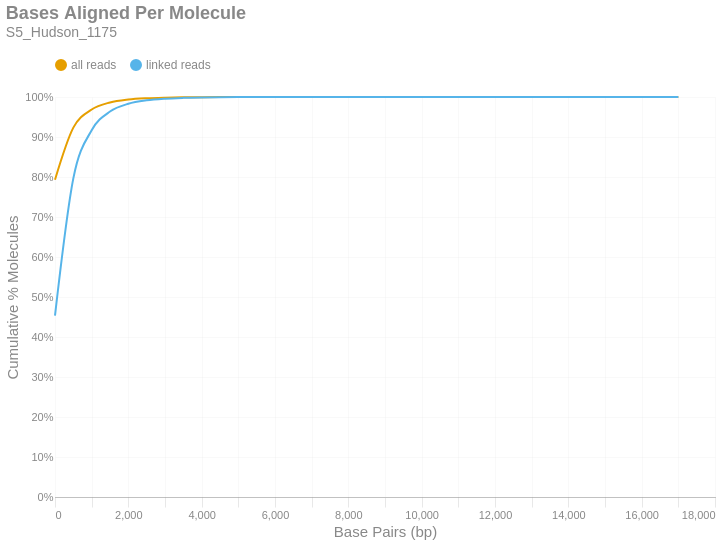

Notebook code cell kept with this figure:
### Markdown cell above
### Bases Aligned Per Molecule
This is a cumulative frequency distribution showing the number of base pairs aligned per unique molecule. These data are shown in 500 bp bins. There are two distributions: one with `all reads` (yellow) and another with only `linked reads` (blue). The percent of molecules in the `linked reads` distribution is relative to the total number of linked molecules.

### Code cell
if SKIPLR:
    print_html(f"Skipped")
else:
    binned_df = consolidated_hist(valids['aligned_bp'], mask, 500, True)
    with SafeRender(binned_df):
        (
            density_plot(binned_df, 'Bases Aligned Per Molecule', samplename, 'basesper')
            .encode(
                x=alt.X('bin:Q', title="Base Pairs (bp)").axis(tickMinStep=500).scale(padding=0),
                y=alt.Y('value:Q', title='Cumulative % Molecules')
                    .axis(format='%')
                    .scale(domain = [0,1])
                    .stack(False),
                color=alt.Color("key:N").scale(domain = ["all reads", "linked reads"]),
                tooltip = [
                    alt.Tooltip("key:N", title = "Data Type"),
                    alt.Tooltip("range_label:N", title="Bases Aligned Per Molecule"),
                    alt.Tooltip("value:Q", format = ".2%", title="% Molecules (Cum.)")
                ]
            )
        ).display()

### Figure 1 — Vega-Lite specification as saved in the notebook (floating-point values rounded to 4 significant figures)
{"width": "container", "height": 400, "config": {"title": {"anchor": "start", "dy": -15, "fontSize": 18, "color": "#888888", "subtitleColor": "#888888", "subtitleFontSize": 14}, "arc": {"fill": "#0072B2"}, "axis": {"domainColor": "#888888", "domainWidth": 0.5, "gridWidth": 0.2, "grid": false, "titleFontWeight": 400, "titleFontSize": 15, "labelFontSize": 11, "labelColor": "#888888", "tickColor": "#888888", "tickWidth": 0.2, "titleColor": "#888888"}, "axisBand": {"grid": false}, "axisX": {"grid": true, "tickSize": 10, "domainCap": "round"}, "axisY": {"domain": false, "grid": true, "tickSize": 0, "domainCap": "round"}, "background": "transparent", "header": {"labelFontSize": 15, "labelColor": "#888888", "titleFontSize": 15, "titleFontWeight": 600, "titleColor": "#888888"}, "legend": {"labelFont": "sans-serif", "labelFontSize": 12, "labelColor": "#888888", "symbolSize": 100, "symbolType": "circle", "titleFontSize": 12, "titlePadding": 10, "titleColor": "#888888", "title": null, "orient": "top"}, "range": {"category": ["#E69F00", "#56B4E9", "#009E73", "#F0E442", "#0072B2", "#D55E00", "#CC79A7", "#000000"], "diverging": ["#cfe8f3", "#a2d4ec", "#73bfe2", "#46abdb", "#1696d2", "#12719e"]}, "area": {"fill": "#0072B2", "fillOpacity": 0.7, "line": true, "strokeOpacity": 0.7}, "line": {"color": "#0072B2", "stroke": "#0072B2", "strokeWidth": 2}, "trail": {"color": "#0072B2", "stroke": "#0072B2", "strokeWidth": 0, "size": 1}, "point": {"filled": true, "fillOpacity": 1.0, "size": 95}, "text": {"color": "#888888", "fontSize": 11, "align": "right", "fontWeight": 400, "size": 11}, "bar": {"fill": "#0072B2", "stroke": null}, "view": {"stroke": null, "continuousWidth": 660, "continuousHeight": 400}}, "data": {"name": "data-4d08c82b179c29b62074f2170f786114"}, "mark": {"type": "line", "interpolate": "monotone", "point": {"opacity": 0, "size": 275}}, "encoding": {"color": {"field": "key", "scale": {"domain": ["all reads", "linked reads"]}, "type": "nominal"}, "tooltip": [{"field": "key", "title": "Data Type", "type": "nominal"}, {"field": "range_label", "title": "Bases Aligned Per Molecule", "type": "nominal"}, {"field": "value", "format": ".2%", "title": "% Molecules (Cum.)", "type": "quantitative"}], "x": {"axis": {"tickMinStep": 500}, "field": "bin", "scale": {"padding": 0}, "title": "Base Pairs (bp)", "type": "quantitative"}, "y": {"axis": {"format": "%"}, "field": "value", "scale": {"domain": [0, 1]}, "stack": false, "title": "Cumulative % Molecules", "type": "quantitative"}}, "params": [{"name": "param_c36ac31b6afebe62", "select": {"type": "point", "fields": ["key"]}, "bind": "legend"}], "title": {"text": "Bases Aligned Per Molecule", "subtitle": "S5_Hudson_1175"}, "transform": [{"fold": ["all reads (cumsum)", "linked reads (cumsum)"]}, {"calculate": "replace(datum.key, ' (cumsum)', '')", "as": "key"}, {"filter": {"param": "param_c36ac31b6afebe62"}}], "usermeta": {"embedOptions": {"downloadFileName": "S5_Hudson_1175.basesper"}}, "$schema": "https://vega.github.io/schema/vega-lite/v6.1.0.json", "datasets": {"data-4d08c82b179c29b62074f2170f786114": [{"bin": "0.0", "interval": "0.0-500.0", "all reads": 0.7932, "linked reads": 0.4537, "all reads (cumsum)": 0.7932, "linked reads (cumsum)": 0.4537, "range_label": "0-499"}, {"bin": "500.0", "interval": "500.0-1000.0", "all reads": 0.1302, "linked reads": 0.343, "all reads (cumsum)": 0.9234, "linked reads (cumsum)": 0.7967, "range_label": "500-999"}, {"bin": "1000.0", "interval": "1000.0-1500.0", "all reads": 0.04532, "linked reads": 0.1202, "all reads (cumsum)": 0.9687, "linked reads (cumsum)": 0.9168, "range_label": "1000-1499"}, {"bin": "1500.0", "interval": "1500.0-2000.0", "all reads": 0.01761, "linked reads": 0.04675, "all reads (cumsum)": 0.9863, "linked reads (cumsum)": 0.9636, "range_label": "1500-1999"}, {"bin": "2000.0", "interval": "2000.0-2500.0", "all reads": 0.007357, "linked reads": 0.01953, "all reads (cumsum)": 0.9936, "linked reads (cumsum)": 0.9831, "range_label": "2000-2499"}, {"bin": "2500.0", "interval": "2500.0-3000.0", "all reads": 0.003254, "linked reads": 0.008639, "all reads (cumsum)": 0.9969, "linked reads (cumsum)": 0.9918, "range_label": "2500-2999"}, {"bin": "3000.0", "interval": "3000.0-3500.0", "all reads": 0.001534, "linked reads": 0.004074, "all reads (cumsum)": 0.9984, "linked reads (cumsum)": 0.9958, "range_label": "3000-3499"}, {"bin": "3500.0", "interval": "3500.0-4000.0", "all reads": 0.0007539, "linked reads": 0.002002, "all reads (cumsum)": 0.9992, "linked reads (cumsum)": 0.9978, "range_label": "3500-3999"}, {"bin": "4000.0", "interval": "4000.0-4500.0", "all reads": 0.0003904, "linked reads": 0.001037, "all reads (cumsum)": 0.9996, "linked reads (cumsum)": 0.9989, "range_label": "4000-4499"}, {"bin": "4500.0", "interval": "4500.0-5000.0", "all reads": 0.0002063, "linked reads": 0.0005479, "all reads (cumsum)": 0.9998, "linked reads (cumsum)": 0.9994, "range_label": "4500-4999"}, {"bin": "5000.0", "interval": "5000.0-5500.0", "all reads": 0.0001032, "linked reads": 0.0002739, "all reads (cumsum)": 0.9999, "linked reads (cumsum)": 0.9997, "range_label": "5000-5499"}, {"bin": "5500.0", "interval": "5500.0-6000.0", "all reads": 4.761e-05, "linked reads": 0.0001264, "all reads (cumsum)": 0.9999, "linked reads (cumsum)": 0.9998, "range_label": "5500-5999"}, {"bin": "6000.0", "interval": "6000.0-6500.0", "all reads": 2.869e-05, "linked reads": 7.618e-05, "all reads (cumsum)": 1.0, "linked reads (cumsum)": 0.9999, "range_label": "6000-6499"}, {"bin": "6500.0", "interval": "6500.0-7000.0", "all reads": 1.587e-05, "linked reads": 4.214e-05, "all reads (cumsum)": 1.0, "linked reads (cumsum)": 0.9999, "range_label": "6500-6999"}, {"bin": "7000.0", "interval": "7000.0-7500.0", "all reads": 1.129e-05, "linked reads": 2.999e-05, "all reads (cumsum)": 1.0, "linked reads (cumsum)": 1.0, "range_label": "7000-7499"}, {"bin": "7500.0", "interval": "7500.0-8000.0", "all reads": 3.357e-06, "linked reads": 8.915e-06, "all reads (cumsum)": 1.0, "linked reads (cumsum)": 1.0, "range_label": "7500-7999"}, {"bin": "8000.0", "interval": "8000.0-8500.0", "all reads": 2.137e-06, "linked reads": 5.673e-06, "all reads (cumsum)": 1.0, "linked reads (cumsum)": 1.0, "range_label": "8000-8499"}, {"bin": "8500.0", "interval": "8500.0-9000.0", "all reads": 1.221e-06, "linked reads": 3.242e-06, "all reads (cumsum)": 1.0, "linked reads (cumsum)": 1.0, "range_label": "8500-8999"}, {"bin": "9000.0", "interval": "9000.0-9500.0", "all reads": 6.104e-07, "linked reads": 1.621e-06, "all reads (cumsum)": 1.0, "linked reads (cumsum)": 1.0, "range_label": "9000-9499"}, {"bin": "9500.0", "interval": "9500.0-10000.0", "all reads": 1.526e-06, "linked reads": 4.052e-06, "all reads (cumsum)": 1.0, "linked reads (cumsum)": 1.0, "range_label": "9500-9999"}, {"bin": "10000.0", "interval": "10000.0-10500.0", "all reads": 0.0, "linked reads": 0.0, "all reads (cumsum)": 1.0, "linked reads (cumsum)": 1.0, "range_label": "10000-10499"}, {"bin": "10500.0", "interval": "10500.0-11000.0", "all reads": 0.0, "linked reads": 0.0, "all reads (cumsum)": 1.0, "linked reads (cumsum)": 1.0, "range_label": "10500-10999"}, {"bin": "11000.0", "interval": "11000.0-11500.0", "all reads": 0.0, "linked reads": 0.0, "all reads (cumsum)": 1.0, "linked reads (cumsum)": 1.0, "range_label": "11000-11499"}, {"bin": "11500.0", "interval": "11500.0-12000.0", "all reads": 0.0, "linked reads": 0.0, "all reads (cumsum)": 1.0, "linked reads (cumsum)": 1.0, "range_label": "11500-11999"}, {"bin": "12000.0", "interval": "12000.0-12500.0", "all reads": 0.0, "linked reads": 0.0, "all reads (cumsum)": 1.0, "linked reads (cumsum)": 1.0, "range_label": "12000-12499"}, {"bin": "12500.0", "interval": "12500.0-13000.0", "all reads": 0.0, "linked reads": 0.0, "all reads (cumsum)": 1.0, "linked reads (cumsum)": 1.0, "range_label": "12500-12999"}, {"bin": "13000.0", "interval": "13000.0-13500.0", "all reads": 0.0, "linked reads": 0.0, "all reads (cumsum)": 1.0, "linked reads (cumsum)": 1.0, "range_label": "13000-13499"}, {"bin": "13500.0", "interval": "13500.0-14000.0", "all reads": 0.0, "linked reads": 0.0, "all reads (cumsum)": 1.0, "linked reads (cumsum)": 1.0, "range_label": "13500-13999"}, {"bin": "14000.0", "interval": "14000.0-14500.0", "all reads": 0.0, "linked reads": 0.0, "all reads (cumsum)": 1.0, "linked reads (cumsum)": 1.0, "range_label": "14000-14499"}, {"bin": "14500.0", "interval": "14500.0-15000.0", "all reads": 0.0, "linked reads": 0.0, "all reads (cumsum)": 1.0, "linked reads (cumsum)": 1.0, "range_label": "14500-14999"}, {"bin": "15000.0", "interval": "15000.0-15500.0", "all reads": 0.0, "linked reads": 0.0, "all reads (cumsum)": 1.0, "linked reads (cumsum)": 1.0, "range_label": "15000-15499"}, {"bin": "15500.0", "interval": "15500.0-16000.0", "all reads": 0.0, "linked reads": 0.0, "all reads (cumsum)": 1.0, "linked reads (cumsum)": 1.0, "range_label": "15500-15999"}, {"bin": "16000.0", "interval": "16000.0-16500.0", "all reads": 0.0, "linked reads": 0.0, "all reads (cumsum)": 1.0, "linked reads (cumsum)": 1.0, "range_label": "16000-16499"}, {"bin": "16500.0", "interval": "16500.0-17000.0", "all reads": 0.0, "linked reads": 0.0, "all reads (cumsum)": 1.0, "linked reads (cumsum)": 1.0, "range_label": "16500-16999"}, {"bin": "17000.0", "interval": "17000.0-17500.0", "all reads": 3.052e-07, "linked reads": 8.105e-07, "all reads (cumsum)": 1.0, "linked reads (cumsum)": 1.0, "range_label": "17000-17499"}]}}
